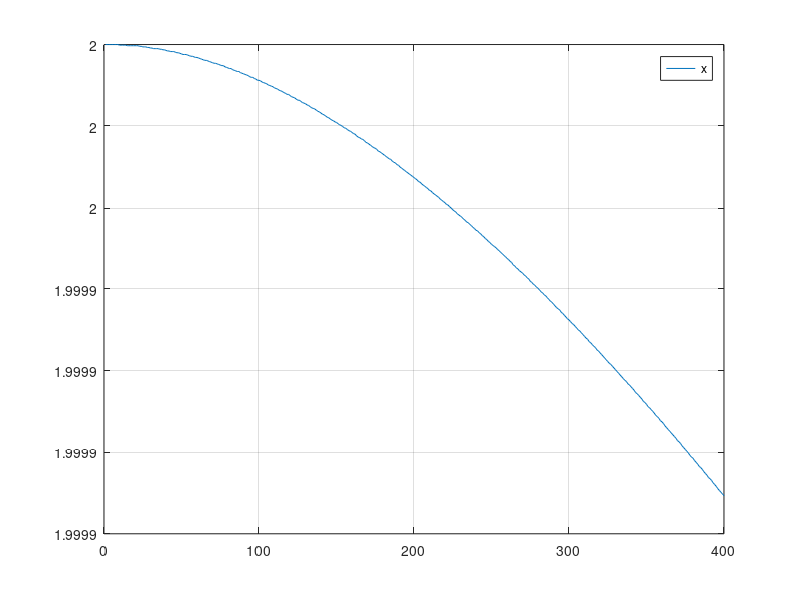
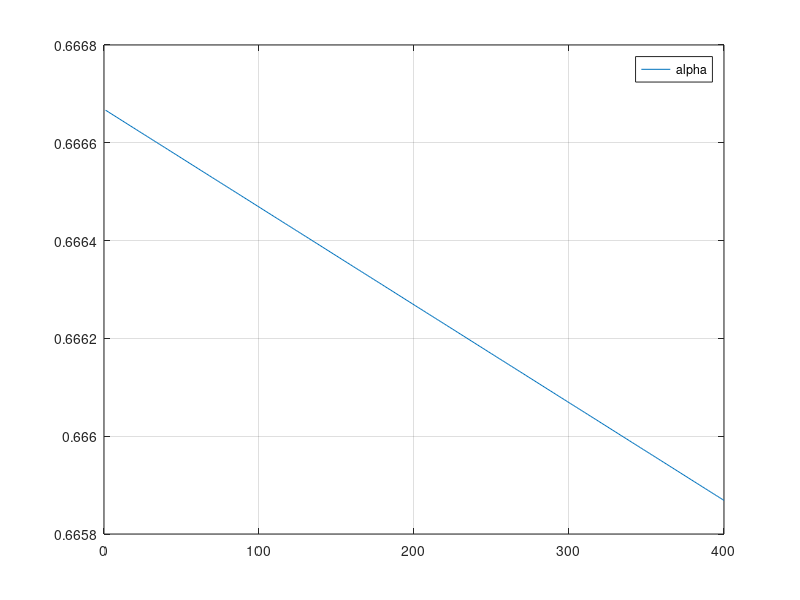
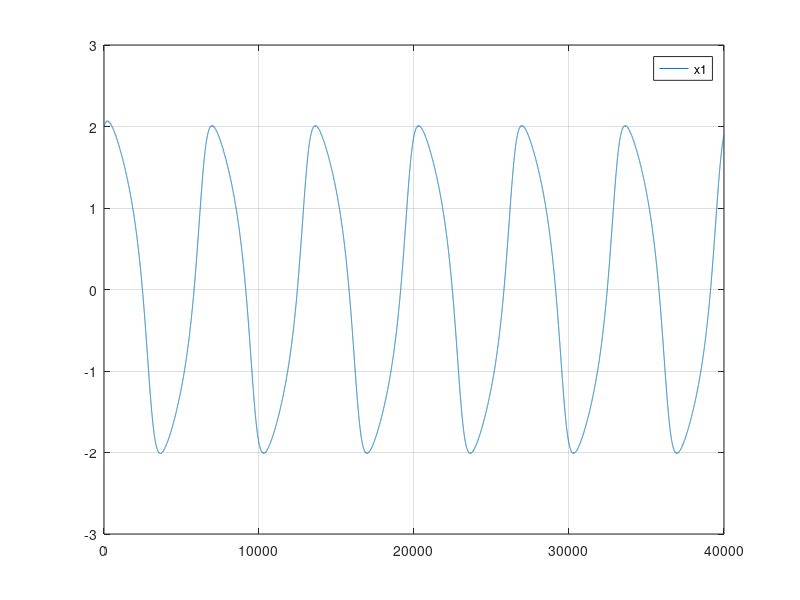
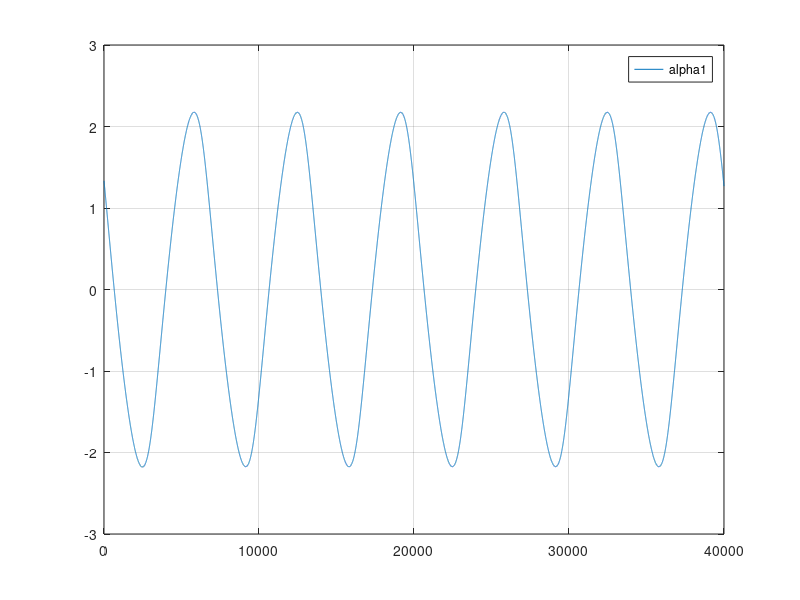

These figures' MATLAB source, in order:
clear all; 
close all; 

%(a) - Solving system using Forward Euler
x1 = @(x, alpha) -x^3/3 + x + alpha;
alpha1 = @(x, eps) -eps * x; 

%Initial conditions
eps = 0.001; 
%eps = 1;
x = 2; 
alpha = 2/3; 
%alpha = 4/3;

%Since we are using one of the most "inaccurate methods"
%lets choose small grid
h = 1/1000; 
t = 400; 

%storing all the approximations
x_approx = zeros(t, 1); 
alpha_approx = zeros(t, 1); 

for i = 1:t
    %record approximation of the step
    x_approx(i) = x; 
    alpha_approx(i) = alpha;
    %compute system values at the point
    fx = x1(x, alpha); 
    falpha = alpha1(x, eps);
    %estimate next argument
    x = x + h * fx; 
    %h * falpha
    alpha = alpha + h * falpha;
end


figure(1);
plot(1:t, x_approx); 
legend('x');
grid on; 
figure(2) 
plot(1:t, alpha_approx);
grid on; 
legend('alpha');

% Definitely we need to consider the restriction on step size. We can
% clearly observe that if we make a larger step size - the pattern of the
% function will be more "rough". And the function itself will contain
% more discontinuities. The choice of the step size mainly was motivated to
% capture the pattern of the reconstructed function. All in all, Euler
% method is not the most accurate and even with small step size it is badly
% estimating the function in question. Nevertheless, it is easy to
% implement. The choice of Euler method was made to demonstrate its ease of
% implementation and at the same time inaccuracy in estimation. 

% (c) - How sensitive is the system to small changes to eps and the initial
% values? 


%Lets change initial conditions and the interval
 
eps = 1;
x = 2; 
alpha = 4/3;


h = 1/1000; 
tt = 40000; 

%storing all the approximations
x_approx1 = zeros(tt, 1); 
alpha_approx1 = zeros(tt, 1); 

for i = 1:tt
    %record approximation of the step
    x_approx1(i) = x; 
    alpha_approx1(i) = alpha;
    %compute system values at the point
    fx = x1(x, alpha); 
    falpha = alpha1(x, eps);
    %estimate next argument
    x = x + h * fx; 
    %h * falpha
    alpha = alpha + h * falpha;
end


figure(3);
plot(1:tt, x_approx1); 
legend('x1');
grid on; 
figure(4) 
plot(1:tt, alpha_approx1);
grid on;
legend('alpha1'); 